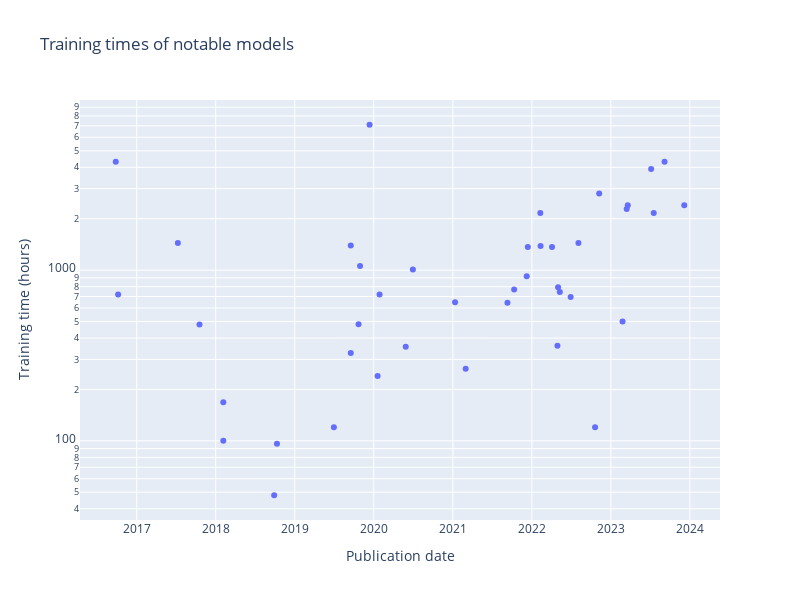

Notebook code cell kept with this figure:
### Code cell
# Plot training time
fig = go.Figure()
fig.add_trace(go.Scatter(
    x=training_time_df['Publication date'],
    y=training_time_df['Training time (hours)'],
    mode='markers',
    text=training_time_df['System']
))
fig.update_layout(
    title='Training times of notable models',
    xaxis_title='Publication date',
    yaxis_title='Training time (hours)',
    yaxis_type='log',
    width=800,
    height=600,
)
fig.show()

### Figure 1 — Plotly figure (JSON) as saved in the notebook; plotly's stock layout.template omitted (floating-point values rounded to 4 significant figures)
{"data": [{"mode": "markers", "text": ["Gemini Ultra", "Falcon 180B", "Llama 2-70B", "xTrimoPGLM -100B", "PanGu-Σ", "GPT-4", "LLaMA-65B", "BLOOM-176B", "U-PaLM (540B)", "GLM-130B", "Minerva (540B)", "UL2", "OPT-175B", "Flamingo", "PaLM (540B)", "LaMDA", "GPT-NeoX-20B", "GLaM", "Gopher (280B)", "Megatron-Turing NLG 530B", "HyperCLOVA", "Meta Pseudo Labels", "Switch", "GShard (dense)", "GPT-3 175B (davinci)", "Meena", "ContextNet + Noisy Student", "OpenAI Five", "AlphaStar", "T5-11B", "Megatron-BERT", "Megatron-LM (8.3B)", "RoBERTa Large", "BERT-Large", "BigGAN-deep 512x512", "AmoebaNet-A (F=448)", "IMPALA", "AlphaGo Zero", "JFT", "Xception", "GNMT"], "type": "scatter", "x": ["2023-12-06T00:00:00", "2023-09-06T00:00:00", "2023-07-18T00:00:00", "2023-07-06T00:00:00", "2023-03-20T00:00:00", "2023-03-15T00:00:00", "2023-02-24T00:00:00", "2022-11-08T00:00:00", "2022-10-20T00:00:00", "2022-08-04T00:00:00", "2022-06-29T00:00:00", "2022-05-10T00:00:00", "2022-05-02T00:00:00", "2022-04-29T00:00:00", "2022-04-04T00:00:00", "2022-02-10T00:00:00", "2022-02-09T00:00:00", "2021-12-13T00:00:00", "2021-12-08T00:00:00", "2021-10-11T00:00:00", "2021-09-10T00:00:00", "2021-03-01T00:00:00", "2021-01-11T00:00:00", "2020-06-30T00:00:00", "2020-05-28T00:00:00", "2020-01-28T00:00:00", "2020-01-19T00:00:00", "2019-12-13T00:00:00", "2019-10-30T00:00:00", "2019-10-23T00:00:00", "2019-09-17T00:00:00", "2019-09-17T00:00:00", "2019-07-01T00:00:00", "2018-10-11T00:00:00", "2018-09-28T00:00:00", "2018-02-05T00:00:00", "2018-02-05T00:00:00", "2017-10-18T00:00:00", "2017-07-10T00:00:00", "2016-10-07T00:00:00", "2016-09-26T00:00:00"], "y": [2400, 4320, 2160, 3912, 2400, 2280, 500, 2808, 120, 1440, 696, 744, 793.5, 360, 1368, 1385, 2160, 1366, 920, 770, 643.2, 264, 648, 1008, 355.2, 720, 240, 7104, 1056, 481.9, 1392, 327, 120, 96, 48, 168, 100, 480, 1440, 720, 4320]}], "layout": {"height": 600, "title": {"text": "Training times of notable models"}, "width": 800, "xaxis": {"title": {"text": "Publication date"}}, "yaxis": {"title": {"text": "Training time (hours)"}, "type": "log"}}}
